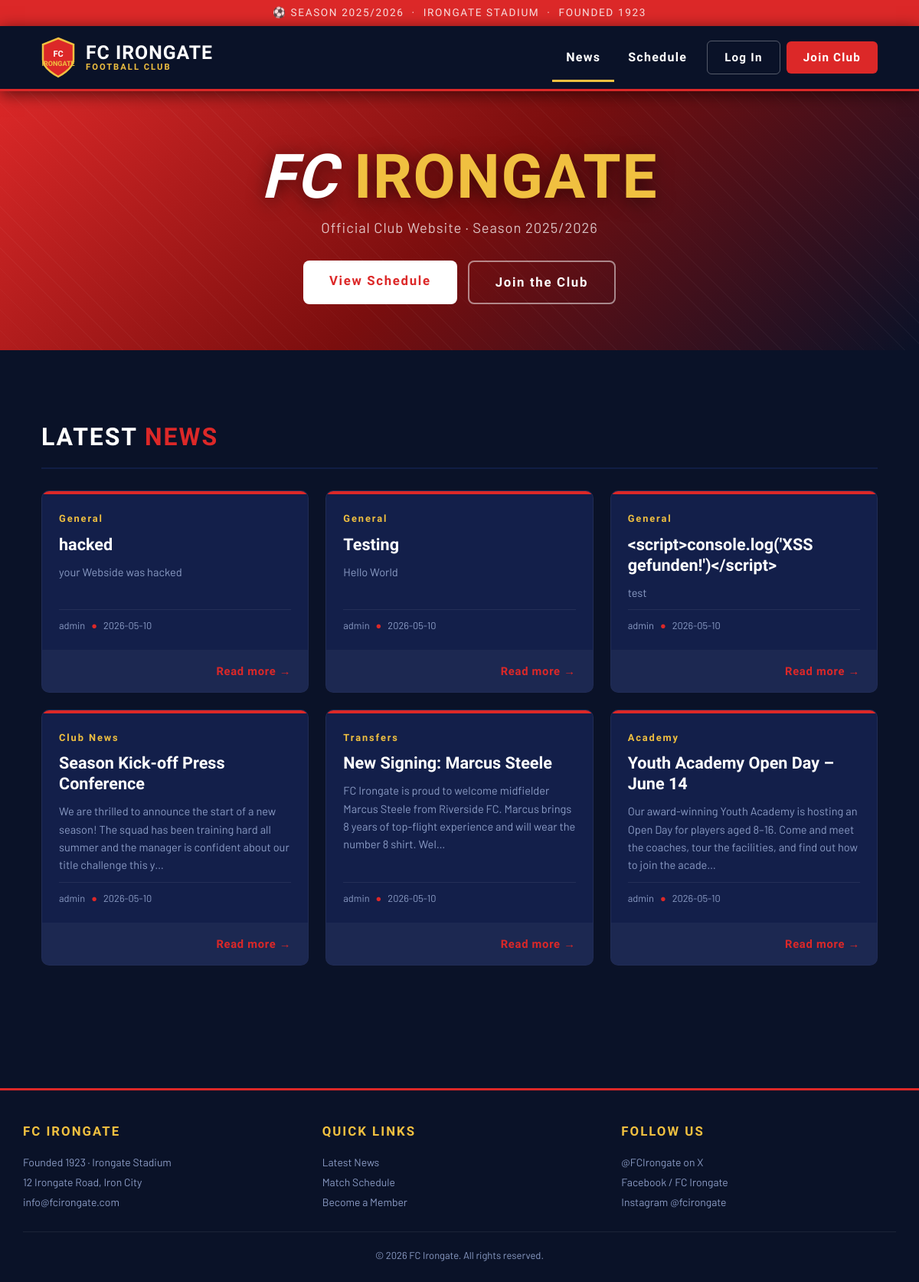
The page / on the database its author committed.
### tables this page shows
CREATE TABLE news_posts (
                id         INTEGER PRIMARY KEY AUTOINCREMENT,
                title      VARCHAR(200) NOT NULL,
                body       TEXT         NOT NULL,
                author_id  INTEGER      NOT NULL REFERENCES members(id),
                created_at DATETIME     NOT NULL DEFAULT CURRENT_TIMESTAMP,
                category   VARCHAR(40)  NOT NULL DEFAULT 'General'
            );

CREATE TABLE members (
                id        INTEGER PRIMARY KEY AUTOINCREMENT,
                username  VARCHAR(80)  NOT NULL UNIQUE,
                email     VARCHAR(120) NOT NULL UNIQUE,
                password  VARCHAR(256) NOT NULL,
                role      VARCHAR(20)  NOT NULL DEFAULT 'member',
                joined_at DATETIME     NOT NULL DEFAULT CURRENT_TIMESTAMP
            );

### app.py (the view)
@app.route("/")
def index():
    db = get_db()
    posts = db.execute("""
        SELECT p.*, m.username AS author_name
        FROM   news_posts p
        JOIN   members m ON m.id = p.author_id
        ORDER  BY p.created_at DESC
        LIMIT  20
    """).fetchall()
    return render_template("index.html", posts=posts, user=current_user())

### app.py (called while the page is built)
def get_db():
    db = getattr(g, "_database", None)
    if db is None:
        db = g._database = sqlite3.connect(DATABASE)
        db.row_factory = sqlite3.Row
        db.execute("PRAGMA journal_mode=WAL")
    return db

def current_user():
    if "user_id" not in session:
        return None
    db = get_db()
    return db.execute("SELECT * FROM members WHERE id=?", (session["user_id"],)).fetchone()

@app.context_processor
def inject_globals():
    return {"now": datetime.utcnow()}

### templates/index.html (shortened to what this page needs)
{% extends "base.html" %}
{% block content %}
<div class="hero">
  <div class="hero-title">FC <em>IRONGATE</em></div>
  <div class="hero-sub">Official Club Website · Season 2025/2026</div>
  <div class="hero-actions">
    <a href="{{ url_for('schedule') }}" class="btn-hero-primary">View Schedule</a>
    {% if not session.user_id %}
    <a href="{{ url_for('register') }}" class="btn-hero-outline">Join the Club</a>
    {% else %}
    <a href="{{ url_for('new_post') }}" class="btn-hero-outline">Post News</a>
    {% endif %}
  </div>
</div>
<div class="container">
  <div class="section-head">
    <h2>LATEST <span>NEWS</span></h2>
  </div>
  {% if posts %}
  <div class="news-grid">
    {% for post in posts %}
    <div class="news-card">
      <div class="card-stripe"></div>
      <div class="card-body">
        <div class="card-cat">{{ post.category }}</div>
        <div class="card-title">{{ post.title }}</div>
        <div class="card-excerpt">{{ post.body[:160] }}{% if post.body|length > 160 %}…{% endif %}</div>
        <div class="card-meta">
          <span>{{ post.author_name }}</span>
          <span class="dot">●</span>
          <span>{{ post.created_at[:10] }}</span>
        </div>
      </div>
      <div class="card-link">
        <a href="{{ url_for('news_detail', post_id=post.id) }}">Read more →</a>
      </div>
    </div>
    {% endfor %}
  </div>
  {% else %}
  <p style="color:var(--muted); text-align:center; padding: 60px 0;">
    No news yet. Members can post updates above.
  </p>
  {% endif %}
</div>
{% endblock %}

### templates/base.html (shortened to what this page needs)
<!DOCTYPE html>
<html lang="en">
<head>
</head>
<body>
<div class="topbar">⚽ SEASON 2025/2026 &nbsp;·&nbsp; IRONGATE STADIUM &nbsp;·&nbsp; FOUNDED 1923</div>
<nav>
  <div class="nav-inner">
    <a href="{{ url_for('index') }}" class="nav-logo">
      <div class="nav-shield">
        <svg viewBox="0 0 44 54" fill="none" xmlns="http://www.w3.org/2000/svg">
          <text x="22" y="26" text-anchor="middle"
                font-family="Barlow Condensed,sans-serif" font-weight="900"
                font-size="11" fill="#ffffff">FC</text>
          <text x="22" y="38" text-anchor="middle"
                font-family="Barlow Condensed,sans-serif" font-weight="700"
                font-size="9" fill="#f0c040">IRONGATE</text>
        </svg>
      </div>
      <div class="nav-name">
        FC IRONGATE
        <span>FOOTBALL CLUB</span>
      </div>
    </a>
    <div class="nav-links">
      <a href="{{ url_for('index') }}" {% if request.endpoint=='index' %}class="active"{% endif %}>News</a>
      <a href="{{ url_for('schedule') }}" {% if request.endpoint=='schedule' %}class="active"{% endif %}>Schedule</a>
    </div>
    {% if session.user_id %}
      <span class="nav-user">Logged in as <strong>{{ session.username }}</strong></span>
      <a href="{{ url_for('logout') }}" class="btn-nav btn-ghost" style="margin-left:14px">Log Out</a>
    {% else %}
      <a href="{{ url_for('login') }}" class="btn-nav btn-ghost">Log In</a>
      <a href="{{ url_for('register') }}" class="btn-nav btn-primary">Join Club</a>
    {% endif %}
  </div>
</nav>
{% block content %}{% endblock %}
<footer>
  <div class="footer-inner">
    <div class="footer-col">
      <h4>FC IRONGATE</h4>
      <p>Founded 1923 · Irongate Stadium</p>
      <p>12 Irongate Road, Iron City</p>
      <p>info@fcirongate.com</p>
    </div>
    <div class="footer-col">
      <h4>QUICK LINKS</h4>
      <a href="{{ url_for('index') }}">Latest News</a>
      <a href="{{ url_for('schedule') }}">Match Schedule</a>
      <a href="{{ url_for('register') }}">Become a Member</a>
    </div>
    <div class="footer-col">
      <h4>FOLLOW US</h4>
      <a href="#">@FCIrongate on X</a>
      <a href="#">Facebook / FC Irongate</a>
      <a href="#">Instagram @fcirongate</a>
    </div>
  </div>
  <div class="footer-bottom">
    &copy; {{ now.year if now else 2025 }} FC Irongate. All rights reserved.
  </div>
</footer>
</body>
</html>

### rows shown on the page
news_posts: category "General", title "hacked", body "your Webside was hacked", author_name "admin", created_at "2026-05-10"
news_posts: category "General", title "Testing", body "Hello World", author_name "admin", created_at "2026-05-10"
news_posts: category "General", title "<script>console.log('XSS gefunden!')</script>", body "test", author_name "admin", created_at "2026-05-10"
news_posts: category "Club News", title "Season Kick-off Press Conference", body "We are thrilled to announce the start of a new season! The squad has been training hard all summer and the manager is confident about our title challenge this y", author_name "admin", created_at "2026-05-10"
news_posts: category "Transfers", title "New Signing: Marcus Steele", body "FC Irongate is proud to welcome midfielder Marcus Steele from Riverside FC. Marcus brings 8 years of top-flight experience and will wear the number 8 shirt. Wel", author_name "admin", created_at "2026-05-10"
news_posts: category "Academy", title "Youth Academy Open Day – June 14", body "Our award-winning Youth Academy is hosting an Open Day for players aged 8–16. Come and meet the coaches, tour the facilities, and find out how to join the acade", author_name "admin", created_at "2026-05-10"
